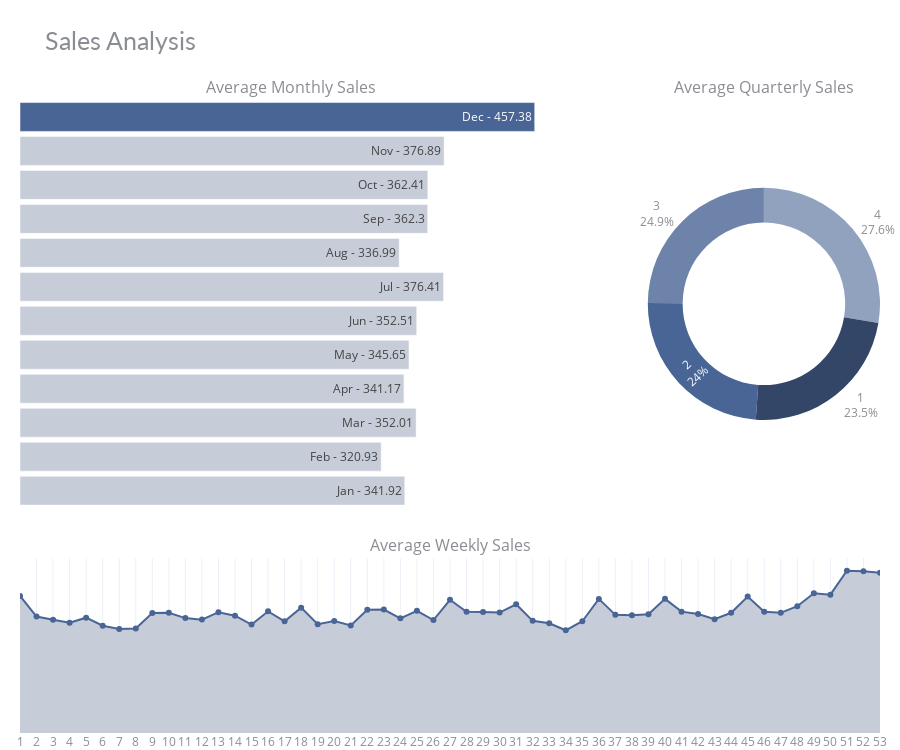

Notebook code for this chart:
### Markdown cell above
Now we vizualise and interpret the average sales over different months and further plot a weekly analyses

### Code cell
df_m_sa = X.groupby('month').agg({"sales" : "mean"}).reset_index()
df_m_sa['sales'] = round(df_m_sa['sales'],2)
df_m_sa['month_text'] = df_m_sa['month'].apply(lambda x: calendar.month_abbr[x])
df_m_sa['text'] = df_m_sa['month_text'] + ' - ' + df_m_sa['sales'].astype(str) 

df_w_sa = X.groupby('week').agg({"sales" : "mean"}).reset_index() 
df_q_sa = X.groupby('quarter').agg({"sales" : "mean"}).reset_index() 
# chart color
df_m_sa['color'] = '#496595'
df_m_sa['color'][:-1] = '#c6ccd8'
df_w_sa['color'] = '#c6ccd8'

# chart
fig = make_subplots(rows=2, cols=2, vertical_spacing=0.08,
                    row_heights=[0.7, 0.3], 
                    specs=[[{"type": "bar"}, {"type": "pie"}],
                           [{"colspan": 2}, None]],
                    column_widths=[0.7, 0.3],
                    subplot_titles=("Average Monthly Sales", "Average Quarterly Sales", 
                                    "Average Weekly Sales"))

fig.add_trace(go.Bar(x=df_m_sa['sales'], y=df_m_sa['month'], marker=dict(color= df_m_sa['color']),
                     text=df_m_sa['text'],textposition='auto',
                     name='Month', orientation='h'), 
                     row=1, col=1)
fig.add_trace(go.Pie(values=df_q_sa['sales'], labels=df_q_sa['quarter'], name='Quarter',
                     marker=dict(colors=['#334668','#496595','#6D83AA','#91A2BF','#C8D0DF']), hole=0.7,
                     hoverinfo='label+percent+value', textinfo='label+percent'), 
                     row=1, col=2)
fig.add_trace(go.Scatter(x=df_w_sa['week'], y=df_w_sa['sales'], mode='lines+markers', fill='tozeroy', fillcolor='#c6ccd8',
                     marker=dict(color= '#496595'), name='Week'), 
                     row=2, col=1)

# styling
fig.update_yaxes(visible=False, row=1, col=1)
fig.update_xaxes(visible=False, row=1, col=1)
fig.update_xaxes(tickmode = 'array', tickvals=df_w_sa.week, ticktext=[i for i in range(1,53)], 
                 row=2, col=1)
fig.update_yaxes(visible=False, row=2, col=1)
fig.update_layout(height=750, bargap=0.15,
                  margin=dict(b=0,r=20,l=20), 
                  title_text="Sales Analysis",
                  template="plotly_white",
                  title_font=dict(size=25, color='#8a8d93', family="Lato, sans-serif"),
                  font=dict(color='#8a8d93'),
                  hoverlabel=dict(bgcolor="#f2f2f2", font_size=13, font_family="Lato, sans-serif"),
                  showlegend=False)
fig.show()

### Figure 1 — Plotly figure (JSON) as saved in the notebook; plotly's stock layout.template omitted (floating-point values rounded to 4 significant figures)
{"data": [{"marker": {"color": ["#c6ccd8", "#c6ccd8", "#c6ccd8", "#c6ccd8", "#c6ccd8", "#c6ccd8", "#c6ccd8", "#c6ccd8", "#c6ccd8", "#c6ccd8", "#c6ccd8", "#496595"]}, "name": "Month", "orientation": "h", "text": ["Jan - 341.92", "Feb - 320.93", "Mar - 352.01", "Apr - 341.17", "May - 345.65", "Jun - 352.51", "Jul - 376.41", "Aug - 336.99", "Sep - 362.3", "Oct - 362.41", "Nov - 376.89", "Dec - 457.38"], "textposition": "auto", "type": "bar", "x": [341.9, 320.9, 352.0, 341.2, 345.6, 352.5, 376.4, 337.0, 362.3, 362.4, 376.9, 457.4], "xaxis": "x", "y": [1, 2, 3, 4, 5, 6, 7, 8, 9, 10, 11, 12], "yaxis": "y"}, {"domain": {"x": [0.73, 1], "y": [0.356, 1]}, "hole": 0.7, "hoverinfo": "label+percent+value", "labels": [1, 2, 3, 4], "marker": {"colors": ["#334668", "#496595", "#6D83AA", "#91A2BF", "#C8D0DF"]}, "name": "Quarter", "textinfo": "label+percent", "type": "pie", "values": [338.8, 346.5, 359.3, 399.2]}, {"fill": "tozeroy", "fillcolor": "#c6ccd8", "marker": {"color": "#496595"}, "mode": "lines+markers", "name": "Week", "type": "scatter", "x": [1, 2, 3, 4, 5, 6, 7, 8, 9, 10, 11, 12, 13, 14, 15, 16, 17, 18, 19, 20, 21, 22, 23, 24, 25, 26, 27, 28, 29, 30, 31, 32, 33, 34, 35, 36, 37, 38, 39, 40, 41, 42, 43, 44, 45, 46, 47, 48, 49, 50, 51, 52, 53], "xaxis": "x2", "y": [409.1, 347.5, 338.1, 329.2, 344.2, 320.1, 310.4, 311.9, 358.2, 358.6, 343.0, 338.4, 360.5, 350.2, 323.5, 363.1, 333.5, 374.1, 324.7, 334.4, 321.1, 367.7, 368.6, 342.2, 364.8, 337.2, 397.5, 362.0, 361.4, 359.6, 384.2, 334.7, 327.5, 306.6, 333.6, 400.3, 352.6, 351.5, 354.2, 400.3, 362.2, 354.9, 339.6, 358.8, 407.3, 361.6, 358.7, 378.6, 417.3, 412.9, 484.2, 482.9, 478.2], "yaxis": "y2"}], "layout": {"annotations": [{"font": {"size": 16}, "showarrow": false, "text": "Average Monthly Sales", "x": 0.315, "xanchor": "center", "xref": "paper", "y": 1, "yanchor": "bottom", "yref": "paper"}, {"font": {"size": 16}, "showarrow": false, "text": "Average Quarterly Sales", "x": 0.865, "xanchor": "center", "xref": "paper", "y": 1, "yanchor": "bottom", "yref": "paper"}, {"font": {"size": 16}, "showarrow": false, "text": "Average Weekly Sales", "x": 0.5, "xanchor": "center", "xref": "paper", "y": 0.276, "yanchor": "bottom", "yref": "paper"}], "bargap": 0.15, "font": {"color": "#8a8d93"}, "height": 750, "hoverlabel": {"bgcolor": "#f2f2f2", "font": {"family": "Lato, sans-serif", "size": 13}}, "margin": {"b": 0, "l": 20, "r": 20}, "showlegend": false, "title": {"font": {"color": "#8a8d93", "family": "Lato, sans-serif", "size": 25}, "text": "Sales Analysis"}, "xaxis": {"anchor": "y", "domain": [0, 0.63], "visible": false}, "xaxis2": {"anchor": "y2", "domain": [0, 1], "tickmode": "array", "ticktext": [1, 2, 3, 4, 5, 6, 7, 8, 9, 10, 11, 12, 13, 14, 15, 16, 17, 18, 19, 20, 21, 22, 23, 24, 25, 26, 27, 28, 29, 30, 31, 32, 33, 34, 35, 36, 37, 38, 39, 40, 41, 42, 43, 44, 45, 46, 47, 48, 49, 50, 51, 52], "tickvals": [1, 2, 3, 4, 5, 6, 7, 8, 9, 10, 11, 12, 13, 14, 15, 16, 17, 18, 19, 20, 21, 22, 23, 24, 25, 26, 27, 28, 29, 30, 31, 32, 33, 34, 35, 36, 37, 38, 39, 40, 41, 42, 43, 44, 45, 46, 47, 48, 49, 50, 51, 52, 53]}, "yaxis": {"anchor": "x", "domain": [0.356, 1], "visible": false}, "yaxis2": {"anchor": "x2", "domain": [0, 0.276], "visible": false}}}
